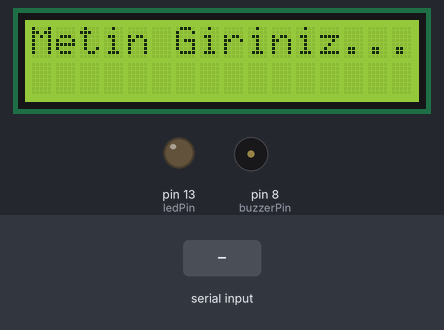
Bench run of a sketch on a simulated Arduino Uno, built with avr-gcc and run on an emulated ATmega328P. On the bench: 16×2 character LCD, output pins drawn as LEDs (lit = HIGH), buzzer (waves = sounding). The inputs (shaded band) are chosen by the test bench.

Above: at 1.2 s.
1.3 s: "90 45\n" received over Serial
At 5.1 s:
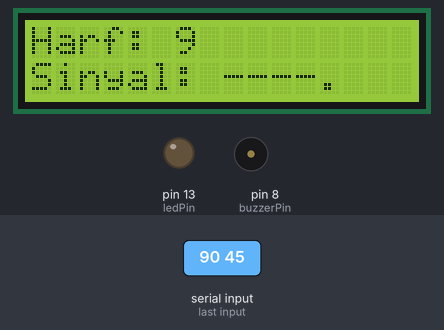
At 10.23 s:
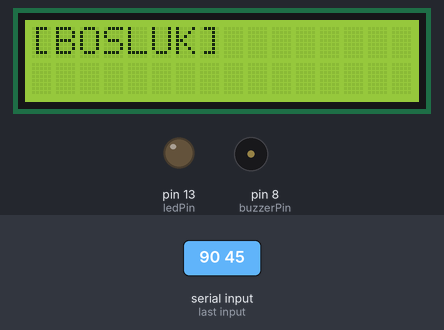
Timing chart, 0 to 10.3 s (numbered marks = the images above; inputs shaded):
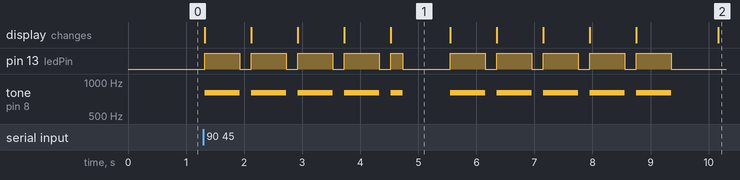

The sketch:

morsetranslator.ino
```cpp
#include <Wire.h>
#include <LiquidCrystal_I2C.h>

LiquidCrystal_I2C lcd(0x27, 16, 2);

const int ledPin = 13;
const int buzzerPin = 8;

const int dotDuration = 200;
const int dashDuration = dotDuration * 3;
const int toneFrequency = 800;

const char* morseAlfabe[] = {
  ".-", "-...", "-.-.", "-..", ".", "..-.", "--.", "....", "..",    // A-I
  ".---", "-.-", ".-..", "--", "-.", "---", ".--.", "--.-", ".-.",  // J-R
  "...", "-", "..-", "...-", ".--", "-..-", "-.--", "--.."          // S-Z
};

const char* morseRakamlar[] = {
  "-----", ".----", "..---", "...--", "....-",
  ".....", "-....", "--...", "---..", "----."
};

void setup() {
  Serial.begin(9600);

  pinMode(ledPin, OUTPUT);
  pinMode(buzzerPin, OUTPUT);

  lcd.init();
  lcd.backlight();

  lcd.setCursor(0, 0);
  lcd.print("Metin Giriniz...");
}

void loop() {

  if (Serial.available() > 0) {
    String gelenMetin = Serial.readStringUntil('\n');
    gelenMetin.trim();


    for (int i = 0; i < gelenMetin.length(); i++) {
      char harf = gelenMetin[i];
      karakteriIsle(harf);
    }


    delay(1000);
    lcd.clear();
    lcd.setCursor(0, 0);
    lcd.print("Metin Giriniz...");
  }
}


void karakteriIsle(char harf) {

  harf = toupper(harf);
  if (harf == 'Ç') harf = 'C';
  if (harf == 'Ğ') harf = 'G';
  if (harf == 'İ' || harf == 'ı') harf = 'I';
  if (harf == 'Ö') harf = 'O';
  if (harf == 'Ş') harf = 'S';
  if (harf == 'Ü') harf = 'U';

  String morseKodu = "";


  if (harf >= 'A' && harf <= 'Z') {
    morseKodu = morseAlfabe[harf - 'A'];
  }

  else if (harf >= '0' && harf <= '9') {
    morseKodu = morseRakamlar[harf - '0'];
  }

  else if (harf == ' ') {
    lcd.clear();
    lcd.setCursor(0, 0);
    lcd.print("[BOSLUK]");
    delay(dotDuration * 7);
    return;
  }

  else {
    return;
  }

  lcd.clear();
  lcd.setCursor(0, 0);
  lcd.print("Harf: ");
  lcd.print(harf);
  lcd.setCursor(0, 1);
  lcd.print("Sinyal: ");

  for (int i = 0; i < morseKodu.length(); i++) {
    char sinyal = morseKodu[i];
    lcd.print(sinyal);

    if (sinyal == '.') {
      sinyalVer(dotDuration);
    } else if (sinyal == '-') {
      sinyalVer(dashDuration);
    }
  }

  delay(dotDuration * 3);
}

void sinyalVer(int sure) {
  digitalWrite(ledPin, HIGH);
  tone(buzzerPin, toneFrequency);
  delay(sure);

  digitalWrite(ledPin, LOW);
  noTone(buzzerPin);
  delay(dotDuration);
}
```

Measured:
- after the input at 1.3 s, pin 13 (ledPin): goes 4 × (HIGH 0.60 s, LOW 0.20 s), HIGH 0.20 s, LOW 0.82 s, 4 × (HIGH 0.60 s, LOW 0.20 s), HIGH 0.60 s, then LOW, starting at once; tone on pin 8 (buzzerPin): goes 4 × (800 Hz 0.60 s, silent 0.20 s), 800 Hz 0.20 s, silent 0.82 s, 4 × (800 Hz 0.60 s, silent 0.20 s), 800 Hz 0.60 s, then silent, starting at once
- what the display in image 1 shows lasts 1.0 s, from 4.5 s to 5.5 s
